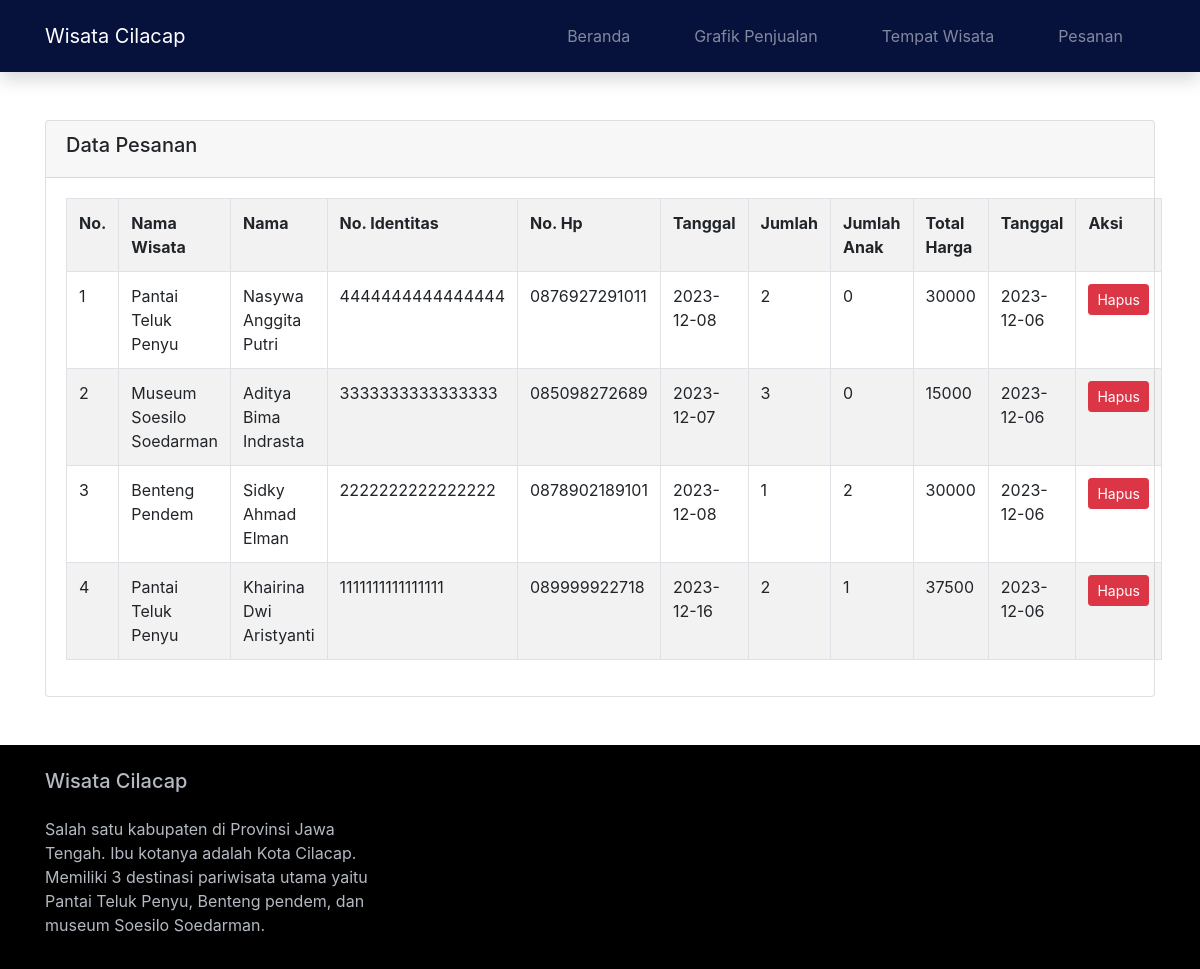
Page /index.php?page=pesanan on the committed database.
### tables this page shows
CREATE TABLE `transaksi` (
  `id` int(11) NOT NULL,
  `nama` varchar(100) NOT NULL,
  `no_identitas` bigint(20) NOT NULL,
  `no_hp` varchar(20) NOT NULL,
  `tanggal` date NOT NULL,
  `jml` int(10) NOT NULL,
  `jml_anak` int(10) NOT NULL,
  `nama_wisata` varchar(100) NOT NULL,
  `total_harga` bigint(20) NOT NULL,
  `tanggal_pesan` date NOT NULL
);

### pesanan.php (the view)
<?php
require ('koneksi.php');
$query = mysqli_query($koneksi,"SELECT * FROM transaksi ORDER BY id DESC");
?>
<div class="container">
    <div class="row">
        <div class="col-md-12">
            <div class="card">
                <div class="card-header">
                    <h5>Data Pesanan</h5>
                </div>
                <div class="card-body">
                    <table class="table table-striped table-bordered">
                        <tr>
                            <th>No.</th>
                            <th>Nama Wisata</th>
                            <th>Nama</th>
                            <th>No. Identitas</th>
                            <th>No. Hp</th>
                            <th>Tanggal</th>
                            <th>Jumlah</th>
                            <th>Jumlah Anak</th>
                            <th>Total Harga</th>
                            <th>Tanggal</th>
                            <th>Aksi</th>
                        </tr>
                        <?php $i = 1; ?>
                       <?php while($row = mysqli_fetch_array($query)) : ?>
                        <tr>
                            <td><?= $i ?></td>
                            <td><?= $row['nama_wisata'] ?></td>
                            <td><?= $row['nama'] ?></td>
                            <td><?= $row['no_identitas'] ?></td>
                            <td><?= $row['no_hp'] ?></td>
                            <td><?= $row['tanggal'] ?></td>
                            <td><?= $row['jml'] ?></td>
                            <td><?= $row['jml_anak'] ?></td>
                            <td><?= $row['total_harga'] ?></td>
                            <td><?= $row['tanggal_pesan'] ?></td>
                            <th>
                                <a href="index.php?page=hapus&id=<?= $row['id'] ?>" class="btn btn-danger btn-sm" onclick="return confirm('Apakah yakin ingin menghapus data ini?')">Hapus</a>
                            </th>
                        </tr>
                        <?php $i++; ?>
                        <?php endwhile; ?>
                    </table>
                </div>
            </div>
        </div>
    </div>
</div>

### index.php (shortened to what this page needs)
<!DOCTYPE html>
<html>
<head>
    <link rel="stylesheet" href="assets/css/bootstrap.min.css">
    <link href="assets/css/style.css" rel="stylesheet" />
</head>
<body>
    <nav class="navbar navbar-expand-lg navbar-dark shadow mb-5">
        <div class="container">
            <a class="navbar-brand" href="index.php">Wisata Cilacap</a>
            <div class="collapse navbar-collapse" id="navbarNav">
                <ul class="navbar-nav ml-auto">
                    <li class="nav-item">
                        <a class="nav-link" href="index.php">Beranda</a>
                    </li>
                    <li class="nav-item">
                        <a class="nav-link" href="index.php?page=penjualan">Grafik Penjualan</a>
                    </li>
                    <li class="nav-item">
                        <a class="nav-link" href="index.php?page=wisata">Tempat Wisata</a>
                    </li>
                    <li class="nav-item">
                        <a class="nav-link" href="index.php?page=pesanan">Pesanan</a>
                    </li>
                </ul>
            </div>
        </div>
    </nav>
    <?php
        if (isset($_GET['page'])){
            $page = $_GET['page'];
            if($page == 'wisata'){
                include('wisata.php');
            }
            else if ($page == 'pesanan'){
                include('pesanan.php');
            }
}
?>
    <footer class="container-fluid mt-5">
        <div class="container">
            <div class="row pt-4 pb-3">
                <div class="col-md-4">
                    <h5>Wisata Cilacap</h5>
                    <p class="mt-4">Salah satu kabupaten di Provinsi Jawa Tengah. Ibu kotanya adalah Kota Cilacap. Memiliki 3 destinasi pariwisata utama yaitu Pantai Teluk Penyu, Benteng pendem, dan museum Soesilo Soedarman.</p>
                </div>
            </div>
        </div>
    </footer>
</body>
</html>

### assets/css/style.css (style rules this page uses)
.nav-item { color: #eceff1;transition: 1s ease-in-out all;padding: 0 1em;margin: .5em; }
nav { background-color: #06113C; }
footer { background-color: black !important; color: #b4b9c2; }

### rows in the picture
transaksi: nama_wisata "Pantai Teluk Penyu", nama "Nasywa Anggita Putri", no_identitas "4444444444444444", no_hp "0876927291011", tanggal "2023-12-08", jml "2", jml_anak "0", total_harga "30000", tanggal_pesan "2023-12-06"
transaksi: nama_wisata "Museum Soesilo Soedarman", nama "Aditya Bima Indrasta", no_identitas "3333333333333333", no_hp "085098272689", tanggal "2023-12-07", jml "3", jml_anak "0", total_harga "15000", tanggal_pesan "2023-12-06"
transaksi: nama_wisata "Benteng Pendem", nama "Sidky Ahmad Elman", no_identitas "2222222222222222", no_hp "0878902189101", tanggal "2023-12-08", jml "1", jml_anak "2", total_harga "30000", tanggal_pesan "2023-12-06"
transaksi: nama_wisata "Pantai Teluk Penyu", nama "Khairina Dwi Aristyanti", no_identitas "1111111111111111", no_hp "089999922718", tanggal "2023-12-16", jml "2", jml_anak "1", total_harga "37500", tanggal_pesan "2023-12-06"
